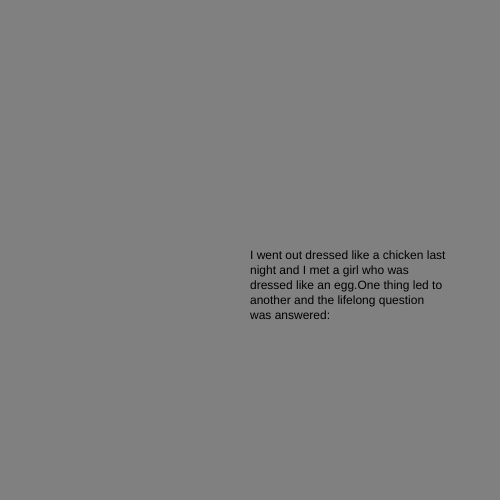
Frame 1 (no input)
Frame 60 (no input): identical to frame 1, image omitted
Frame 120 (the mouse pressed at the canvas centre since frame 60): identical to frame 1, image omitted

The p5.js sketch that drew this single still picture (run headless with seeded random() and noise() and a simulated clock; from frame 60 on, the mouse is pressed at the canvas centre):

// p5.js sketch
// ── sketch.js
let state = 0;
let timer = 0;

function setup() {
  createCanvas(500, 500);
}

function draw() {

  switch (state) {

    case 0:
      background('grey')
      text("I went out dressed like a chicken last night and I met a girl who was dressed like an egg.One thing led to another and the lifelong question was answered:", width / 2, height / 2, 200, 200);
      break;

    case 1:
      background('yellow');
      text("it was the chicken.", width / 2, height / 2);
      break;
  }

  timer++
  if (timer > 3 * 60) {
    timer = 0;
    state++;
    if (state > 1) state = 0;
  }
}

function mouseReleased() {
  state++;
  if (state > 1) state = 0;
}
